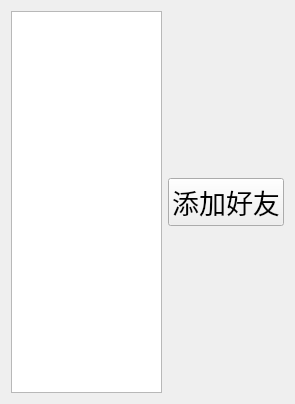
<?xml version="1.0" encoding="UTF-8"?>
<ui version="4.0">
 <class>Online</class>
 <widget class="QWidget" name="Online">
  <property name="geometry">
   <rect>
    <x>0</x>
    <y>0</y>
    <width>295</width>
    <height>404</height>
   </rect>
  </property>
  <property name="windowTitle">
   <string>Form</string>
  </property>
  <layout class="QGridLayout" name="gridLayout">
   <item row="0" column="0">
    <widget class="QListWidget" name="listWidget_online">
     <property name="font">
      <font>
       <pointsize>15</pointsize>
      </font>
     </property>
    </widget>
   </item>
   <item row="0" column="1">
    <layout class="QVBoxLayout" name="verticalLayout">
     <item>
      <spacer name="verticalSpacer">
       <property name="orientation">
        <enum>Qt::Vertical</enum>
       </property>
       <property name="sizeHint" stdset="0">
        <size>
         <width>20</width>
         <height>40</height>
        </size>
       </property>
      </spacer>
     </item>
     <item>
      <widget class="QPushButton" name="pushButton_addfriend">
       <property name="font">
        <font>
         <pointsize>20</pointsize>
        </font>
       </property>
       <property name="text">
        <string>添加好友</string>
       </property>
      </widget>
     </item>
     <item>
      <spacer name="verticalSpacer_2">
       <property name="orientation">
        <enum>Qt::Vertical</enum>
       </property>
       <property name="sizeHint" stdset="0">
        <size>
         <width>20</width>
         <height>40</height>
        </size>
       </property>
      </spacer>
     </item>
    </layout>
   </item>
  </layout>
 </widget>
 <resources/>
 <connections/>
</ui>
